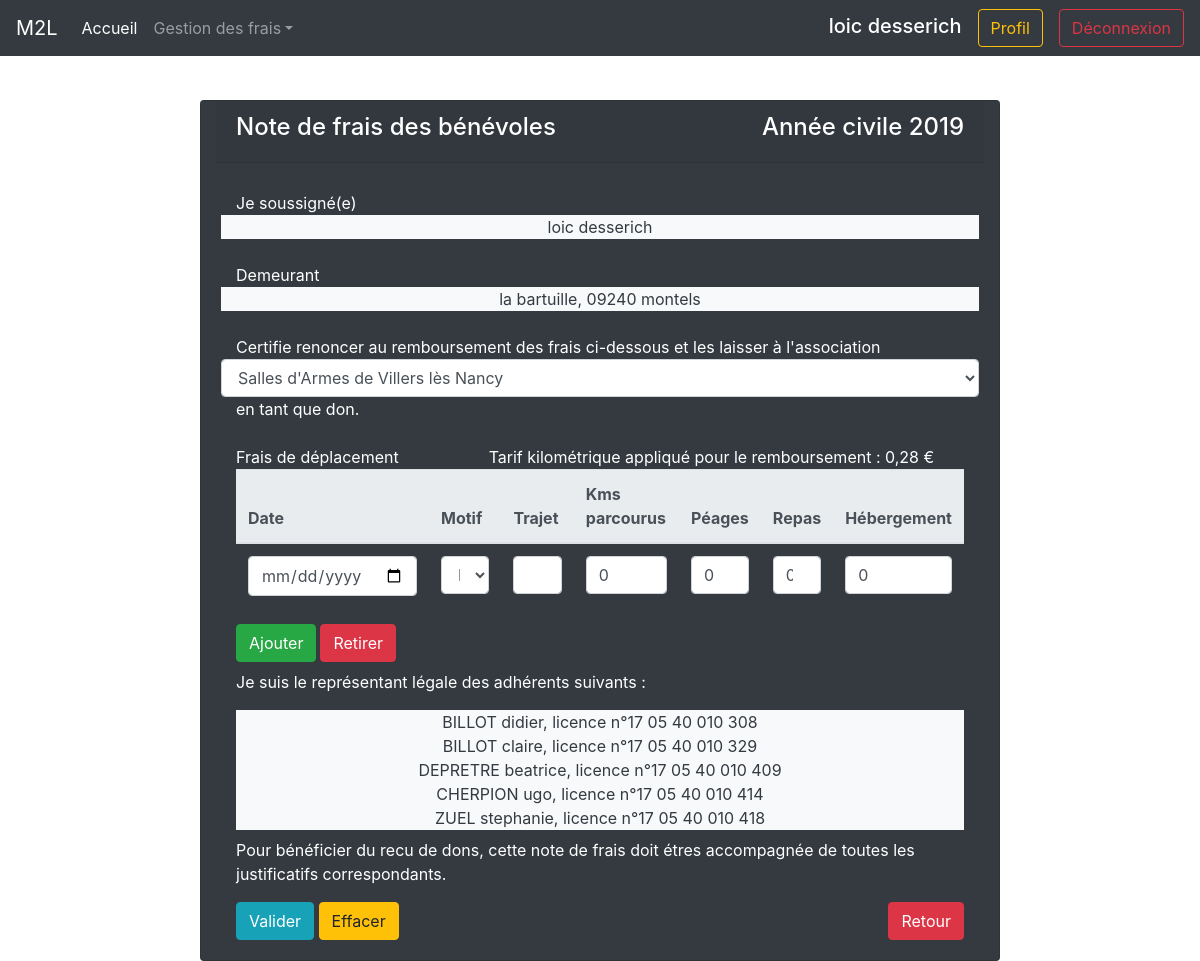
Screenshot of /index.php?uc=gestionDemandeur&action=voirDemandeFrais (signed in) with the database file from the repository.
### tables this page shows
CREATE TABLE IF NOT EXISTS `adherents` (
  `NUMERO_LICENCE` varchar(25) NOT NULL DEFAULT '0',
  `NUM_CLUB` varchar(10) NOT NULL,
  `SEXE` char(1) DEFAULT NULL,
  `NOM` varchar(50) DEFAULT NULL,
  `PRENOM` varchar(50) DEFAULT NULL,
  `DATENAIS` date DEFAULT NULL,
  `ADRESSE` varchar(128) DEFAULT NULL,
  `CP` varchar(5) DEFAULT NULL,
  `VILLE` varchar(50) DEFAULT NULL,
  `EMAIL` varchar(128) DEFAULT NULL,
  PRIMARY KEY (`NUMERO_LICENCE`),
  KEY `FK_ADHERENTS_CLUBS` (`NUM_CLUB`)
);

### Util/class.pdoFredi.inc.php (called while the page is built, shortened)
<?php
class PDOFredi
{
	private static $myPDO;
	private static $myPDOFredi;
 	private function __construct()
	{
    		PDOFredi::$myPDO = new PDO('mysql:host=127.0.0.1;dbname=fredi', 'root', '');
			PDOFredi::$myPDO->query("SET CHARACTER SET utf8");
	}
	public static function getPDOFredi()
	{
		if(PDOFredi::$myPDOFredi == null)
		{
			PDOFredi::$myPDOFredi= new PDOFredi();
		}
		return PDOFredi::$myPDOFredi;
	}
	public function ListDesClub($mail)
	{
		$sqlClub = "SELECT DISTINCT c.NUM_CLUB, c.nom_club FROM clubs c, adherents a, demandeurs d, lien l where c.num_club = a.num_club and l.NUMERO_LICENCE = a.NUMERO_LICENCE and d.ADRESSE_MAIL = l.ADRESSE_MAIL and d.ADRESSE_MAIL = '$mail'";
		$res = PDOFredi::$myPDO->query($sqlClub);
		$lesLignes = $res->fetchAll();
		return $lesLignes;
	}
	public function Representant($mail)
	{
		$sqlRepresentant = "SELECT a.NUMERO_LICENCE, a.NOM, a.PRENOM, a.NUM_CLUB FROM adherents a, lien l where a.NUMERO_LICENCE = l.NUMERO_LICENCE and l.ADRESSE_MAIL = '$mail'";
		$res = PDOFredi::$myPDO->query($sqlRepresentant);
		$lesLignes = $res->fetchAll();
		return $lesLignes;
	}
	public function Motifs()
	{
		$sqlMotif = "SELECT * FROM motifs";
		$res = PDOFredi::$myPDO->query($sqlMotif);
		$lesLignes = $res->fetchAll();
		return $lesLignes;
	}
}

### Vues/v_demandeFrais.php (the view, shortened to what this page needs)
<!doctype html>
<html lang="fr">
   <head>
      <?php
         include("header.php");
         ?>
   </head>
   <body>
      <div class="pos-f-t">
      <nav class="navbar navbar-expand-lg navbar-dark bg-dark fixed-top">
         <a class="navbar-brand" href="index.php?uc=gestionDemandeur&action=voirPageDemandeur">M2L</a>
         <div class="collapse navbar-collapse" id="navbarSupportedContent">
            <ul class="navbar-nav mr-auto">
               <li class="nav-item active">
                  <a class="nav-link" href="index.php?uc=gestionDemandeur&action=voirPageDemandeur">Accueil<span class="sr-only">(current)</span></a>
               </li>
               <li class="nav-item dropdown">
                  <a class="nav-link dropdown-toggle" href="" id="navbarDropdown" role="button" data-toggle="dropdown" aria-haspopup="true" aria-expanded="false"> Gestion des frais</a>
               </li>
            </ul>
            <form class="form-inline">
               <h5 class="text-white mr-3 mt-1"><?php echo $_SESSION['InfosDemandeur']['prenom'] . " " . $_SESSION['InfosDemandeur']['nom'];?></h5>
               <a class="btn btn-outline-warning my-2 my-sm-0 mr-3" href="index.php?uc=gestionDemandeur&action=voirProfil" type="submit">Profil</a>
               <a class="btn btn-outline-danger my-2 my-sm-0" href="index.php?uc=identification&action=seDeconnecter" type="submit">Déconnexion</a>
            </form>
         </div>
      </nav>
      <?php
         if((isset($_SESSION['ModifierDemande']) && ($_SESSION['ModifierDemande'] = "True")))
         {
         	?>
      <form style="margin-top: 100px;" method="post" action="index.php?uc=gestionDemandeur&date=<?=$date?>&action=modifierDemandeFrais"><?php unset($_SESSION['ModifierDemande']);
         }
         else
         {
         	?>
      <form style="margin-top: 100px;" method="post" action="index.php?uc=gestionDemandeur&action=ajouterDemandeFrais">
         <?php
            }
            ?>
         <div class="container-fluid">
            <div class="row justify-content-md-center mt-5">
               <div class="card text-white bg-dark col-sm-12 col-md-8">
                  <div class="card-header">
                     <div class="row">
                        <div class="col-sm-6">
                           <h4> <?php if($_SESSION['AfficheInformations'] == "True") { echo "Modification de la note de frais";} else { echo "Note de frais des bénévoles"; } ?></h4>
                        </div>
                        <div class="col-sm-6">
                           <h4 class="text-right">Année civile <?php echo date('Y');?></h4>
                        </div>
                     </div>
                  </div>
                  <div class="card-body text-white">
                     <div class="row mt-2">
                        <div class="col-sm-12">
                           Je soussigné(e)
                        </div>
                        <div class="col-sm-12 bg-light">
                           <div class="text-center text-dark"> <?php echo $_SESSION['InfosDemandeur']['prenom'] . " " . $_SESSION['InfosDemandeur']['nom'];?> </div>
                        </div>
                     </div>
                     <div class="row mt-4">
                        <div class="col-sm-12">
                           Demeurant
                        </div>
                        <div class="col-sm-12 bg-light">
                           <div class="text-center text-dark"> <?php echo $_SESSION['InfosDemandeur']['rue'] . ", " . $_SESSION['InfosDemandeur']['cp'] . " " . $_SESSION['InfosDemandeur']['ville'];?> </div>
                        </div>
                     </div>
                     <div class="row mt-4">
                        <div class="col-sm-12">
                           Certifie renoncer au remboursement des frais ci-dessous et les laisser à l'association
                        </div>
                        <select name="club" class="form-control">
                        <?php
                           foreach($lesClubs as $unClub)
                           {
                           	echo "<option value=". $unClub['NUM_CLUB'] .">". $unClub['nom_club'] ."</option>";
                           }
                           ?>
                        </select>
                        <div class="col-sm-12">en tant que don.</div>
                     </div>
                     <div class="row mt-4">
                        <div class="col-sm-4">
                           Frais de déplacement
                        </div>
                        <div class="col-sm-8">
                           Tarif kilométrique appliqué pour le remboursement : 0,28 €
                        </div>
                     </div>
                     <table class="table table-responsive" id="tableaux">
                        <thead class="thead-light">
                           <tr>
                              <th>Date</th>
                              <th class="col-sm-3">Motif</th>
                              <th class="col-sm-2">Trajet</th>
                              <th class="col-sm-2">Kms parcourus</th>
                              <th class="col-sm-1">Péages</th>
                              <th class="col-sm-1">Repas</th>
                              <th class="col-sm-1">Hébergement</th>
                           </tr>
                        </thead>
                        <tbody>
                           <tr id="ligne1">
                              <td>
                                 <input class="form-control" type="date" id="date_frais1" name="date_frais1" size="8" value="<?php if($_SESSION['AfficheInformations'] == "True") { echo $_SESSION['InfosDemande']['DateFrais']; }?>" required>
                              </td>
                              <td>
      <select class="form-control" id="motif1" name="motif1" value="<?php if($_SESSION['AfficheInformations'] == "True") { echo $_SESSION['InfosDemande']['Motif']; }?>">
      <?php
         foreach($lesMotifs as $unMotif)
         {
         	?><option value="<?php echo $unMotif['ID_MOTIF'];?>"><?php echo $unMotif['LIBELLE'];?></option><?php
         }
         ?>
      </select>
      </td>
      <td>
      <input class="form-control" type="text" id="trajet1" name="trajet1" value="<?php if($_SESSION['AfficheInformations'] == "True") { echo $_SESSION['InfosDemande']['Trajet']; }?>" required>
      </td>
      <td>
      <input class="form-control" type="number" id="km1" name="km1" size="8" value="<?php if($_SESSION['AfficheInformations'] == "True") { echo $_SESSION['InfosDemande']['Km']; } else { echo "0"; }?>" required>
      </td>
      <td>
      <input class="form-control" type="number" id="cout_peage1" name="cout_peage1" size="8" value="<?php if($_SESSION['AfficheInformations'] == "True") { echo $_SESSION['InfosDemande']['CoutPeage']; } else { echo "0"; }?>">
      </td>
      <td>
      <input class="form-control" type="number" id="cout_repas1" name="cout_repas1" size="8" value="<?php if($_SESSION['AfficheInformations'] == "True") { echo $_SESSION['InfosDemande']['CoutRepas']; } else { echo "0"; }?>">
      </td>
      <td>
      <input class="form-control" type="number" id="cout_hebergement1" name="cout_hebergement1" size="8" value="<?php if($_SESSION['AfficheInformations'] == "True") { echo $_SESSION['InfosDemande']['CoutHebergement']; } else { echo "0"; }?>">
      </td>
      </tr>
      </tbody>
      </table>
      <?php
         if((isset($_SESSION['PlusieursDemandes']) && ($_SESSION['PlusieursDemandes'] == "True")))
         {
         	?>
      <div class="btn-group" role="group" aria-label="Basic example">
      <div class="mr-1" id="btnAjouter">
      <div class="btn btn-success" name="ajouterLigne" id="ajouterLigne">Ajouter</div>
      </div>
      <div id="btnRetirer">
      <div class="btn btn-danger" name="retirerLigne" id="retirerLigne">Retirer</div>
      </div>
      </div>
      <?php unset($_SESSION['PlusieursDemandes']);
         }
         ?>
      <p class="mt-2">Je suis le représentant légale des adhérents suivants :</p>
      <div class="col-sm-12 bg-light">
      <?php
         if(count($lesRepresentes) > 0)
         {
            foreach($lesRepresentes as $unRepresenter)
            {
               echo '<div class="text-dark text-center">';
               echo $unRepresenter['NOM'] . " " . strtolower($unRepresenter['PRENOM']) . ", licence n°" . $unRepresenter['NUMERO_LICENCE'] . "<br>";
               echo '</div>';
            }
         }
         else
         {
            echo "<div class='alert alert-warning' role='alert'> Vous n'avez pas encore ajouté de clé de licence(s) valide(s) ! </div>";
         }
         ?>
      </div>
      <div class="row mt-2 mb-3">
      <div class="col-sm-12">Pour bénéficier du recu de dons, cette note de frais doit étres accompagnée de toutes les justificatifs correspondants.</div>
      </div>
      <button class="btn btn-info" type="submit" >Valider</button>
      <button class="btn btn-warning" type="reset" >Effacer</button>
      <button class="btn btn-danger float-right" type="submit" onclick="window.location.href='index.php?uc=gestionDemandeur&action=voirPageDemandeur'">Retour</button>
      </div>
      </div>
      </div>
      </div>
      </form>
   </body>
</html>

### Styles/accueil.css (style rules this page uses)
body { background-color: transparent !important; }

### rows the page displays
adherents: NOM "BILLOT", PRENOM "didier", NUMERO_LICENCE "17 05 40 010 308"
adherents: NOM "BILLOT", PRENOM "claire", NUMERO_LICENCE "17 05 40 010 329"
adherents: NOM "DEPRETRE", PRENOM "beatrice", NUMERO_LICENCE "17 05 40 010 409"
adherents: NOM "CHERPION", PRENOM "ugo", NUMERO_LICENCE "17 05 40 010 414"
adherents: NOM "ZUEL", PRENOM "stephanie", NUMERO_LICENCE "17 05 40 010 418"

### other values shown
$_SESSION['InfosDemandeur']['prenom'] "loic"
$_SESSION['InfosDemandeur']['nom'] "desserich"
$_SESSION['InfosDemandeur']['rue'] "la bartuille"
$_SESSION['InfosDemandeur']['cp'] "09240"
$_SESSION['InfosDemandeur']['ville'] "montels"
form field club "Salles d'Armes de Villers lès Nancy"
form field motif1 "Réunion"
